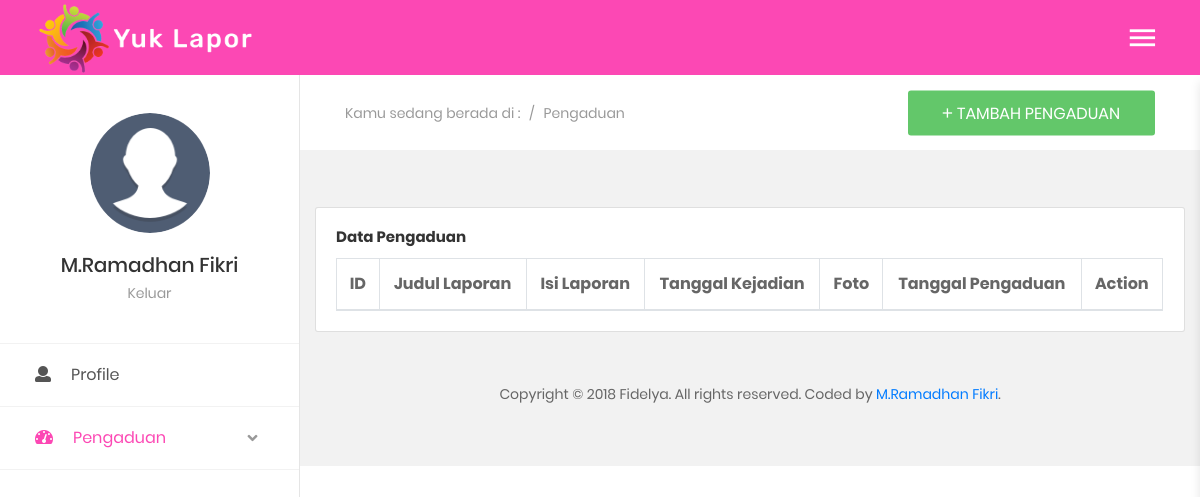
The app's page /index.php/test, older data.
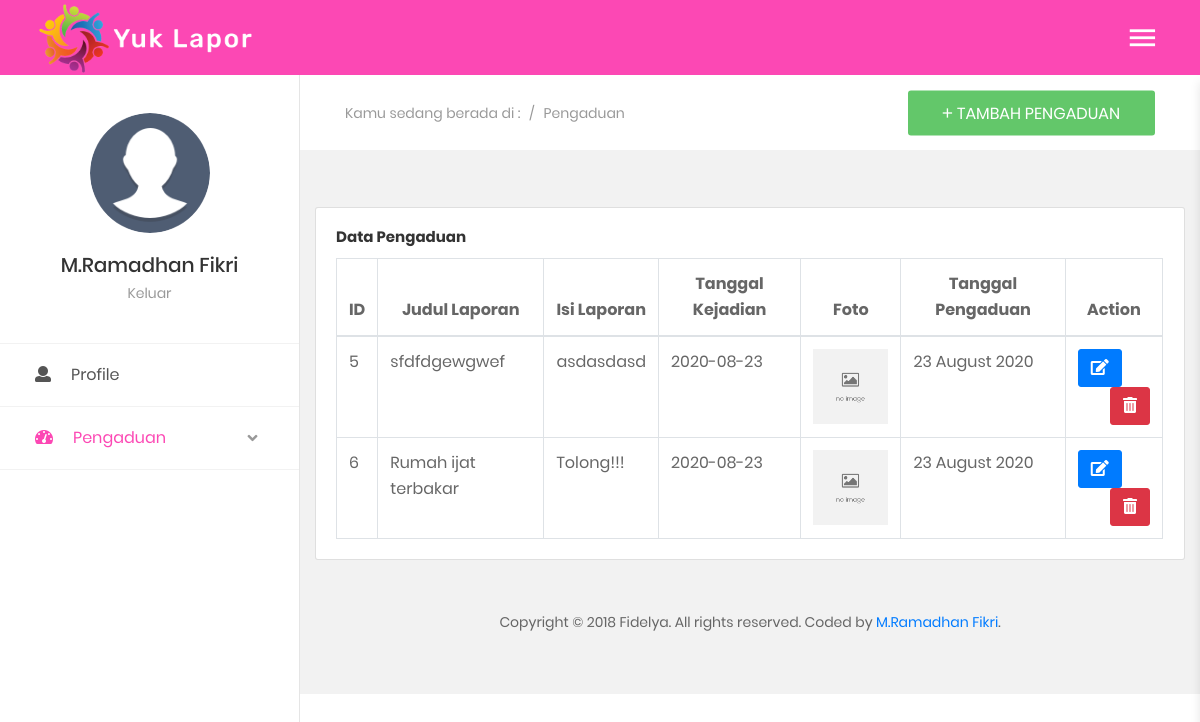
The same page, newer data.
### tables this page shows
CREATE TABLE `pengaduan` (
  `id_pengaduan` int(11) NOT NULL,
  `nik` char(16) NOT NULL,
  `judul_laporan` varchar(255) NOT NULL,
  `isi_laporan` text NOT NULL,
  `tgl_kejadian` date NOT NULL,
  `image` varchar(255) NOT NULL,
  `tgl_pengaduan` int(255) NOT NULL
);

### application/controllers/test.php (called while the page is built, shortened)
<?php
class test extends CI_Controller
{
    function __construct()
    {
        $this->load->helper('url');
		$this->load->model('m_masyarakat');
    }
    function index()
    {
        $data['pengaduan'] = $this->m_masyarakat->get_data_pengaduan();
        $this->load->view('test', $data);
    }
}

### index.php (called while the page is built, shortened)
<?php
require_once BASEPATH.'core/CodeIgniter.php';

### application/models/m_masyarakat.php (called while the page is built, shortened)
<?php
class m_masyarakat extends CI_Model
{
    public function get_data_pengaduan()
    {
        $data = $this->db->get('pengaduan');
        return $data->result();
    }
}

### application/views/test.php (the view, shortened to what this page needs)
<!DOCTYPE html>
<html lang="en">
<head>
    <link href="<?= base_url('assets/css/font-face.css') ?>" rel="stylesheet" media="all">
    <link href="<?= base_url('assets/vendor/font-awesome-4.7/css/font-awesome.min.css') ?>" rel="stylesheet" media="all">
    <link href="<?= base_url('assets/vendor/font-awesome-5/css/fontawesome-all.min.css') ?>" rel="stylesheet" media="all">
    <link href="<?= base_url('assets/vendor/mdi-font/css/material-design-iconic-font.min.css') ?>" rel="stylesheet" media="all">
    <link href="<?= base_url('assets/vendor/bootstrap-4.1/bootstrap.min.css') ?>" rel="stylesheet" media="all">
    <link href="<?= base_url('assets/vendor/animsition/animsition.min.css') ?>" rel="stylesheet" media="all">
    <link href="<?= base_url('assets/vendor/bootstrap-progressbar/bootstrap-progressbar-3.3.4.min.css') ?>" rel="stylesheet" media="all">
    <link href="<?= base_url('assets/vendor/select2/select2.min.css') ?>" rel="stylesheet" media="all">
    <link href="<?= base_url('assets/vendor/perfect-scrollbar/perfect-scrollbar.css') ?>" rel="stylesheet" media="all">
    <link href="<?= base_url('assets/css/style.css') ?>" rel="stylesheet" media="all">
</head>
<body class="animsition">
    <div class="page-wrapper">
        <aside class="menu-sidebar2">
            <div class="logo">
                <a href="#">
                    <img src="<?= base_url('assets/img/logo1.png'); ?>" alt="Fidelya" />
                </a>
            </div>
            <div class="menu-sidebar2__content js-scrollbar1">
                <div class="account2">
                    <div class="image img-cir img-120">
                        <img src="<?= base_url('assets/img/profile/default.png'); ?>" alt="User" />
                    </div>
                    <h4 class="name">M.Ramadhan Fikri</h4>
                    <a href="#">Keluar</a>
                </div>
                <nav class="navbar-sidebar2">
                    <ul class="list-unstyled navbar__list">
                        <li>
                            <a href="#">
                                <i class="fas fa-user"></i>Profile</a>
                        </li>
                        <li class="active has-sub">
                            <a class="js-arrow" href="#">
                                <i class="fas fa-tachometer-alt"></i>Pengaduan
                                <span class="arrow">
                                    <i class="fas fa-angle-down"></i>
                                </span>
                            </a>
                        </li>
                    </ul>
                </nav>
            </div>
        </aside>
        <div class="page-container2">
            <header class="header-desktop2">
                <div class="section__content section__content--p30">
                    <div class="container-fluid">
                        <div class="header-wrap2">
                            <div class="header-button2">
                                <div class="header-button-item mr-0 js-sidebar-btn">
                                    <i class="zmdi zmdi-menu"></i>
                                </div>
                            </div>
                        </div>
                    </div>
                </div>
            </header>
            <section class="au-breadcrumb m-t-75">
                <div class="section__content section__content--p30">
                    <div class="container-fluid">
                        <div class="row">
                            <div class="col-md-12">
                                <div class="au-breadcrumb-content">
                                    <div class="au-breadcrumb-left">
                                        <span class="au-breadcrumb-span">Kamu sedang berada di :</span>
                                        <ul class="list-unstyled list-inline au-breadcrumb__list">
                                            <li class="list-inline-item seprate">
                                                <span>/</span>
                                            </li>
                                            <li class="list-inline-item">Pengaduan</li>
                                        </ul>
                                    </div>
                                    <button class="au-btn au-btn-icon au-btn--green" data-toggle="modal" data-target="#mediumModal">
                                        <i class="zmdi zmdi-plus"></i>Tambah Pengaduan</button>
                                </div>
                            </div>
                        </div>
                    </div>
                </div>
            </section>
            <section class="statistic">
            </section>
            <section>
                <div class="container-fluid">
                    <div class="row">
                        <div class="col-xl-12">
                            <div class="card">
                                <div class="card-body">
                                    <h5 class="card-title">Data Pengaduan</h5>
                                    <div class="table-responsive">
                                        <table class="table table-bordered" id="tabelPengaduan" width="100%" cellspacing="0">
                                            <thead style="font-weight: bold;">
                                                <tr class="text-center">
                                                    <th>ID</th>
                                                    <th>Judul Laporan</th>
                                                    <th>Isi Laporan</th>
                                                    <th>Tanggal Kejadian</th>
                                                    <th>Foto</th>
                                                    <th>Tanggal Pengaduan</th>
                                                    <th>Action</th>
                                                </tr>
                                            </thead>
                                            <tbody>
                                                <?php $no = 1;
                                                foreach ($pengaduan as $p) : ?>
                                                    <tr>
                                                        <td><?= $p->id_pengaduan ?></td>
                                                        <td><?= $p->judul_laporan ?></td>
                                                        <td><?= $p->isi_laporan ?></td>
                                                        <td><?= $p->tgl_kejadian ?></td>
                                                        <td><img src="<?= base_url('assets/img/pengaduan/') . $p->image ?>"' width=' 100' height='100'></td>
                                                        <td><?= date('d F Y', $p->tgl_pengaduan) ?></td>
                                                        <td>
                                                            <button type="button" class="btn btn-primary" data-toggle="modal" data-target="#ubahPengaduan">
                                                                <i class="fas fa-edit"></i>
                                                            </button>
                                                            <form method="POST" action="<?= base_url('masyarakat/hapus') ?>" style="float:right;">
                                                                <button type="submit" class="btn btn-danger"><i class="fas fa-trash-alt"></i></button>
                                                            </form>
                                                        </td>
                                                    </tr>
                                                <?php endforeach; ?>
                                            </tbody>
                                        </table>
                                    </div>
                                </div>
                            </div>
                        </div>
                    </div>
                </div>
            </section>
            <section>
                <div class="container-fluid">
                    <div class="row">
                        <div class="col-md-12">
                            <div class="copyright">
                                <p>Copyright © 2018 Fidelya. All rights reserved. Coded by <a href="#">M.Ramadhan Fikri</a>.</p>
                            </div>
                        </div>
                    </div>
                </div>
            </section>
        </div>
    </div>
</body>
</html>

Row changes from the older to the newer data that the page shows:
added pengaduan: id_pengaduan "5", judul_laporan "sfdfdgewgwef", isi_laporan "asdasdasd", tgl_kejadian "2020-08-23", image (placeholder picture), tgl_pengaduan "23 August 2020"
added pengaduan: id_pengaduan "6", judul_laporan "Rumah ijat terbakar", isi_laporan "Tolong!!!", tgl_kejadian "2020-08-23", image (placeholder picture), tgl_pengaduan "23 August 2020"
